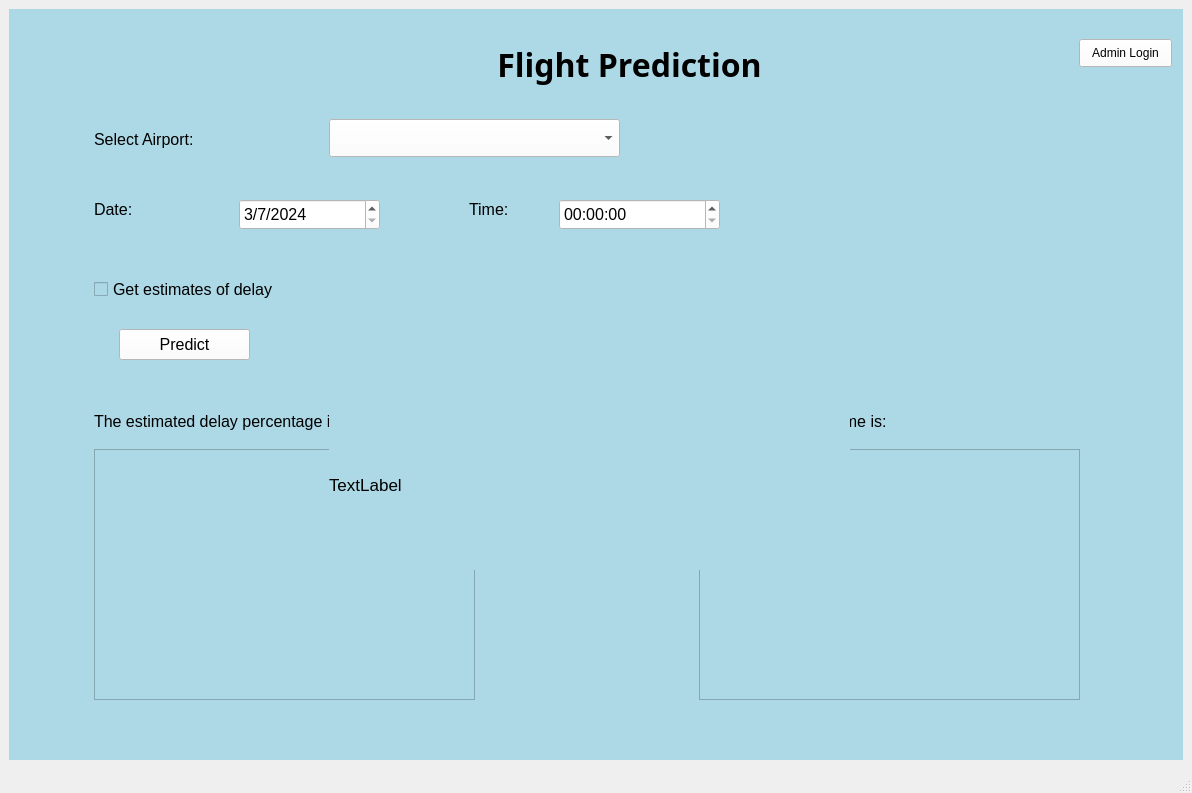
<?xml version="1.0" encoding="UTF-8"?>
<ui version="4.0">
 <class>MainWindow</class>
 <widget class="QMainWindow" name="MainWindow">
  <property name="geometry">
   <rect>
    <x>0</x>
    <y>0</y>
    <width>1192</width>
    <height>793</height>
   </rect>
  </property>
  <property name="font">
   <font>
    <pointsize>12</pointsize>
   </font>
  </property>
  <property name="windowTitle">
   <string>MainWindow</string>
  </property>
  <widget class="QWidget" name="centralwidget">
   <layout class="QVBoxLayout" name="verticalLayout">
    <item>
     <widget class="QStackedWidget" name="stacked_widget">
      <property name="autoFillBackground">
       <bool>false</bool>
      </property>
      <property name="styleSheet">
       <string notr="true">background-color:lightblue;</string>
      </property>
      <widget class="QWidget" name="main_page">
       <property name="styleSheet">
        <string notr="true">background-color: lightblue;</string>
       </property>
       <widget class="QPushButton" name="admin_login_btn">
        <property name="geometry">
         <rect>
          <x>1070</x>
          <y>30</y>
          <width>93</width>
          <height>28</height>
         </rect>
        </property>
        <property name="styleSheet">
         <string notr="true">background-color: white</string>
        </property>
        <property name="text">
         <string>Admin Login</string>
        </property>
       </widget>
       <widget class="QLabel" name="main_page_lb">
        <property name="geometry">
         <rect>
          <x>480</x>
          <y>30</y>
          <width>281</width>
          <height>51</height>
         </rect>
        </property>
        <property name="font">
         <font>
          <family>Franklin Gothic Demi Cond</family>
          <pointsize>24</pointsize>
          <weight>75</weight>
          <bold>true</bold>
          <underline>false</underline>
         </font>
        </property>
        <property name="text">
         <string>Flight Prediction</string>
        </property>
        <property name="alignment">
         <set>Qt::AlignCenter</set>
        </property>
       </widget>
       <widget class="QDateEdit" name="date_selection">
        <property name="geometry">
         <rect>
          <x>230</x>
          <y>190</y>
          <width>141</width>
          <height>31</height>
         </rect>
        </property>
        <property name="font">
         <font>
          <pointsize>12</pointsize>
         </font>
        </property>
        <property name="styleSheet">
         <string notr="true">background-color: white;</string>
        </property>
        <property name="dateTime">
         <datetime>
          <hour>0</hour>
          <minute>0</minute>
          <second>0</second>
          <year>2024</year>
          <month>3</month>
          <day>7</day>
         </datetime>
        </property>
        <property name="maximumDate">
         <date>
          <year>2025</year>
          <month>2</month>
          <day>8</day>
         </date>
        </property>
        <property name="minimumDate">
         <date>
          <year>2024</year>
          <month>2</month>
          <day>8</day>
         </date>
        </property>
        <property name="displayFormat">
         <string>M/d/yyyy</string>
        </property>
        <property name="calendarPopup">
         <bool>false</bool>
        </property>
       </widget>
       <widget class="QComboBox" name="airport_selection">
        <property name="geometry">
         <rect>
          <x>320</x>
          <y>110</y>
          <width>291</width>
          <height>38</height>
         </rect>
        </property>
        <property name="font">
         <font>
          <pointsize>12</pointsize>
         </font>
        </property>
        <property name="styleSheet">
         <string notr="true">background-color: white;</string>
        </property>
       </widget>
       <widget class="QLabel" name="label_5">
        <property name="geometry">
         <rect>
          <x>85</x>
          <y>400</y>
          <width>313</width>
          <height>24</height>
         </rect>
        </property>
        <property name="font">
         <font>
          <pointsize>12</pointsize>
         </font>
        </property>
        <property name="text">
         <string>The estimated delay percentage is:</string>
        </property>
       </widget>
       <widget class="QLabel" name="label_3">
        <property name="geometry">
         <rect>
          <x>460</x>
          <y>190</y>
          <width>141</width>
          <height>21</height>
         </rect>
        </property>
        <property name="font">
         <font>
          <pointsize>12</pointsize>
         </font>
        </property>
        <property name="text">
         <string>Time:</string>
        </property>
       </widget>
       <widget class="QLabel" name="airport_lb">
        <property name="geometry">
         <rect>
          <x>85</x>
          <y>120</y>
          <width>141</width>
          <height>21</height>
         </rect>
        </property>
        <property name="font">
         <font>
          <pointsize>12</pointsize>
         </font>
        </property>
        <property name="text">
         <string>Select Airport:</string>
        </property>
       </widget>
       <widget class="QTimeEdit" name="time_selection">
        <property name="geometry">
         <rect>
          <x>550</x>
          <y>190</y>
          <width>161</width>
          <height>31</height>
         </rect>
        </property>
        <property name="font">
         <font>
          <pointsize>12</pointsize>
         </font>
        </property>
        <property name="styleSheet">
         <string notr="true">background-color: white;</string>
        </property>
        <property name="currentSection">
         <enum>QDateTimeEdit::MinuteSection</enum>
        </property>
       </widget>
       <widget class="QTextBrowser" name="prob_delay_result">
        <property name="geometry">
         <rect>
          <x>85</x>
          <y>440</y>
          <width>381</width>
          <height>251</height>
         </rect>
        </property>
        <property name="font">
         <font>
          <pointsize>12</pointsize>
         </font>
        </property>
        <property name="html">
         <string>&lt;!DOCTYPE HTML PUBLIC &quot;-//W3C//DTD HTML 4.0//EN&quot; &quot;http://www.w3.org/TR/REC-html40/strict.dtd&quot;&gt;
&lt;html&gt;&lt;head&gt;&lt;meta name=&quot;qrichtext&quot; content=&quot;1&quot; /&gt;&lt;style type=&quot;text/css&quot;&gt;
p, li { white-space: pre-wrap; }
&lt;/style&gt;&lt;/head&gt;&lt;body style=&quot; font-family:'MS Shell Dlg 2'; font-size:12pt; font-weight:400; font-style:normal;&quot;&gt;
&lt;p style=&quot;-qt-paragraph-type:empty; margin-top:0px; margin-bottom:0px; margin-left:0px; margin-right:0px; -qt-block-indent:0; text-indent:0px; font-size:7.8pt;&quot;&gt;&lt;br /&gt;&lt;/p&gt;&lt;/body&gt;&lt;/html&gt;</string>
        </property>
       </widget>
       <widget class="QLabel" name="label_2">
        <property name="geometry">
         <rect>
          <x>85</x>
          <y>190</y>
          <width>141</width>
          <height>21</height>
         </rect>
        </property>
        <property name="font">
         <font>
          <pointsize>12</pointsize>
         </font>
        </property>
        <property name="text">
         <string>Date:</string>
        </property>
       </widget>
       <widget class="QPushButton" name="PredictButton">
        <property name="geometry">
         <rect>
          <x>110</x>
          <y>320</y>
          <width>131</width>
          <height>31</height>
         </rect>
        </property>
        <property name="font">
         <font>
          <pointsize>12</pointsize>
         </font>
        </property>
        <property name="styleSheet">
         <string notr="true">background-color:white;</string>
        </property>
        <property name="text">
         <string>Predict</string>
        </property>
       </widget>
       <widget class="QLabel" name="label_6">
        <property name="geometry">
         <rect>
          <x>690</x>
          <y>400</y>
          <width>313</width>
          <height>24</height>
         </rect>
        </property>
        <property name="font">
         <font>
          <pointsize>12</pointsize>
         </font>
        </property>
        <property name="text">
         <string>The average delay time is:</string>
        </property>
       </widget>
       <widget class="QCheckBox" name="check_box">
        <property name="geometry">
         <rect>
          <x>85</x>
          <y>270</y>
          <width>301</width>
          <height>20</height>
         </rect>
        </property>
        <property name="font">
         <font>
          <pointsize>12</pointsize>
         </font>
        </property>
        <property name="text">
         <string>Get estimates of delay</string>
        </property>
       </widget>
       <widget class="QTextBrowser" name="avg_delay_result">
        <property name="geometry">
         <rect>
          <x>690</x>
          <y>440</y>
          <width>381</width>
          <height>251</height>
         </rect>
        </property>
        <property name="font">
         <font>
          <pointsize>12</pointsize>
         </font>
        </property>
        <property name="html">
         <string>&lt;!DOCTYPE HTML PUBLIC &quot;-//W3C//DTD HTML 4.0//EN&quot; &quot;http://www.w3.org/TR/REC-html40/strict.dtd&quot;&gt;
&lt;html&gt;&lt;head&gt;&lt;meta name=&quot;qrichtext&quot; content=&quot;1&quot; /&gt;&lt;style type=&quot;text/css&quot;&gt;
p, li { white-space: pre-wrap; }
&lt;/style&gt;&lt;/head&gt;&lt;body style=&quot; font-family:'MS Shell Dlg 2'; font-size:12pt; font-weight:400; font-style:normal;&quot;&gt;
&lt;p style=&quot;-qt-paragraph-type:empty; margin-top:0px; margin-bottom:0px; margin-left:0px; margin-right:0px; -qt-block-indent:0; text-indent:0px; font-size:7.8pt;&quot;&gt;&lt;br /&gt;&lt;/p&gt;&lt;/body&gt;&lt;/html&gt;</string>
        </property>
       </widget>
       <widget class="QLabel" name="fail_predict_lb">
        <property name="geometry">
         <rect>
          <x>320</x>
          <y>390</y>
          <width>521</width>
          <height>171</height>
         </rect>
        </property>
        <property name="font">
         <font>
          <pointsize>13</pointsize>
         </font>
        </property>
        <property name="text">
         <string>TextLabel</string>
        </property>
       </widget>
      </widget>
      <widget class="QWidget" name="page_2">
       <property name="font">
        <font>
         <pointsize>6</pointsize>
        </font>
       </property>
       <property name="styleSheet">
        <string notr="true">background-color: lightblue;</string>
       </property>
       <widget class="QLabel" name="login_page_lb">
        <property name="geometry">
         <rect>
          <x>480</x>
          <y>30</y>
          <width>281</width>
          <height>51</height>
         </rect>
        </property>
        <property name="font">
         <font>
          <family>Franklin Gothic Demi Cond</family>
          <pointsize>24</pointsize>
          <weight>75</weight>
          <bold>true</bold>
          <underline>false</underline>
         </font>
        </property>
        <property name="text">
         <string>Admin Login</string>
        </property>
        <property name="alignment">
         <set>Qt::AlignCenter</set>
        </property>
       </widget>
       <widget class="QPushButton" name="main_page_btn">
        <property name="geometry">
         <rect>
          <x>1042</x>
          <y>30</y>
          <width>120</width>
          <height>28</height>
         </rect>
        </property>
        <property name="styleSheet">
         <string notr="true">background-color: white</string>
        </property>
        <property name="text">
         <string>Back to Main Page</string>
        </property>
       </widget>
       <widget class="QLabel" name="login_lb">
        <property name="geometry">
         <rect>
          <x>490</x>
          <y>210</y>
          <width>221</width>
          <height>41</height>
         </rect>
        </property>
        <property name="font">
         <font>
          <pointsize>12</pointsize>
         </font>
        </property>
        <property name="text">
         <string>Please enter password:</string>
        </property>
       </widget>
       <widget class="QLineEdit" name="password_input">
        <property name="geometry">
         <rect>
          <x>490</x>
          <y>260</y>
          <width>301</width>
          <height>31</height>
         </rect>
        </property>
        <property name="styleSheet">
         <string notr="true">background-color:white;</string>
        </property>
       </widget>
       <widget class="QPushButton" name="login_btn">
        <property name="geometry">
         <rect>
          <x>710</x>
          <y>220</y>
          <width>71</width>
          <height>31</height>
         </rect>
        </property>
        <property name="text">
         <string>Login</string>
        </property>
       </widget>
       <widget class="QLabel" name="error_msg_lb">
        <property name="geometry">
         <rect>
          <x>450</x>
          <y>290</y>
          <width>391</width>
          <height>31</height>
         </rect>
        </property>
        <property name="font">
         <font>
          <pointsize>10</pointsize>
         </font>
        </property>
        <property name="text">
         <string>Invalid password, please try again.</string>
        </property>
        <property name="alignment">
         <set>Qt::AlignCenter</set>
        </property>
       </widget>
      </widget>
      <widget class="QWidget" name="page_3">
       <widget class="QLabel" name="admin_page_lb">
        <property name="geometry">
         <rect>
          <x>490</x>
          <y>30</y>
          <width>281</width>
          <height>51</height>
         </rect>
        </property>
        <property name="font">
         <font>
          <family>Franklin Gothic Demi Cond</family>
          <pointsize>24</pointsize>
          <weight>75</weight>
          <bold>true</bold>
          <underline>false</underline>
         </font>
        </property>
        <property name="text">
         <string>Admin Page</string>
        </property>
        <property name="alignment">
         <set>Qt::AlignCenter</set>
        </property>
       </widget>
       <widget class="QPushButton" name="upload_btn">
        <property name="geometry">
         <rect>
          <x>40</x>
          <y>150</y>
          <width>93</width>
          <height>28</height>
         </rect>
        </property>
        <property name="font">
         <font>
          <pointsize>12</pointsize>
         </font>
        </property>
        <property name="styleSheet">
         <string notr="true">background-color:white;</string>
        </property>
        <property name="text">
         <string>Upload</string>
        </property>
       </widget>
       <widget class="QLabel" name="file_lb">
        <property name="geometry">
         <rect>
          <x>40</x>
          <y>200</y>
          <width>411</width>
          <height>51</height>
         </rect>
        </property>
        <property name="font">
         <font>
          <pointsize>11</pointsize>
         </font>
        </property>
        <property name="text">
         <string/>
        </property>
       </widget>
       <widget class="QLabel" name="mod_title_lb">
        <property name="geometry">
         <rect>
          <x>20</x>
          <y>330</y>
          <width>311</width>
          <height>21</height>
         </rect>
        </property>
        <property name="font">
         <font>
          <pointsize>12</pointsize>
         </font>
        </property>
        <property name="text">
         <string>New Model Information</string>
        </property>
       </widget>
       <widget class="QLabel" name="new_mod_lb">
        <property name="geometry">
         <rect>
          <x>40</x>
          <y>360</y>
          <width>441</width>
          <height>231</height>
         </rect>
        </property>
        <property name="font">
         <font>
          <pointsize>10</pointsize>
         </font>
        </property>
        <property name="text">
         <string/>
        </property>
       </widget>
       <widget class="QDialogButtonBox" name="option_btn">
        <property name="geometry">
         <rect>
          <x>210</x>
          <y>630</y>
          <width>193</width>
          <height>28</height>
         </rect>
        </property>
        <property name="standardButtons">
         <set>QDialogButtonBox::No|QDialogButtonBox::Yes</set>
        </property>
       </widget>
       <widget class="QLabel" name="retrain_optionlb">
        <property name="geometry">
         <rect>
          <x>120</x>
          <y>580</y>
          <width>371</width>
          <height>31</height>
         </rect>
        </property>
        <property name="text">
         <string/>
        </property>
       </widget>
       <widget class="QLabel" name="refit_lb">
        <property name="geometry">
         <rect>
          <x>110</x>
          <y>660</y>
          <width>261</width>
          <height>16</height>
         </rect>
        </property>
        <property name="text">
         <string/>
        </property>
       </widget>
       <widget class="QLabel" name="airport_date_lb">
        <property name="geometry">
         <rect>
          <x>507</x>
          <y>140</y>
          <width>641</width>
          <height>51</height>
         </rect>
        </property>
        <property name="font">
         <font>
          <pointsize>11</pointsize>
         </font>
        </property>
        <property name="text">
         <string>Please enter your start year (YYYY), end year (YYYY), and press enter.</string>
        </property>
       </widget>
       <widget class="QLabel" name="label">
        <property name="geometry">
         <rect>
          <x>520</x>
          <y>220</y>
          <width>421</width>
          <height>16</height>
         </rect>
        </property>
        <property name="font">
         <font>
          <pointsize>11</pointsize>
         </font>
        </property>
        <property name="text">
         <string>Format: YYYY, YYYY</string>
        </property>
       </widget>
       <widget class="QLineEdit" name="years_input">
        <property name="geometry">
         <rect>
          <x>530</x>
          <y>260</y>
          <width>231</width>
          <height>31</height>
         </rect>
        </property>
       </widget>
       <widget class="QLabel" name="year_indicator">
        <property name="geometry">
         <rect>
          <x>530</x>
          <y>310</y>
          <width>491</width>
          <height>311</height>
         </rect>
        </property>
        <property name="font">
         <font>
          <pointsize>11</pointsize>
         </font>
        </property>
        <property name="text">
         <string/>
        </property>
       </widget>
       <widget class="QLabel" name="success_lb">
        <property name="geometry">
         <rect>
          <x>40</x>
          <y>270</y>
          <width>411</width>
          <height>51</height>
         </rect>
        </property>
        <property name="font">
         <font>
          <pointsize>11</pointsize>
         </font>
        </property>
        <property name="text">
         <string/>
        </property>
       </widget>
      </widget>
     </widget>
    </item>
   </layout>
  </widget>
  <widget class="QMenuBar" name="menubar">
   <property name="geometry">
    <rect>
     <x>0</x>
     <y>0</y>
     <width>1192</width>
     <height>34</height>
    </rect>
   </property>
  </widget>
  <widget class="QStatusBar" name="statusbar"/>
 </widget>
 <resources/>
 <connections/>
</ui>
